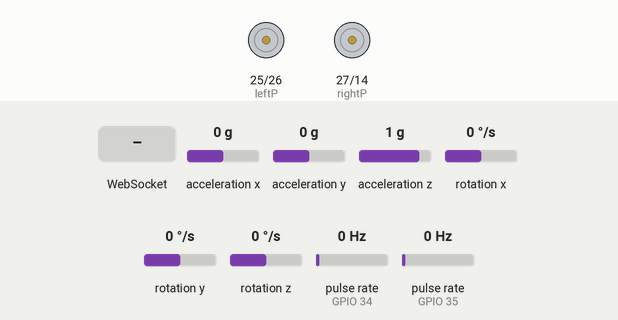
Bench run of a sketch on a simulated ESP32. Shown: motor-driver pin pairs drawn as motors (green arrow = first pin HIGH = forward, orange = second pin HIGH = backward, longer = more drive). Wiring (inferred from the names in the program): 2 × pulse sensor: data GPIO 34 / data GPIO 35. The inputs (shaded band) are chosen by the test bench; at power-on: acceleration x 0 g, acceleration y 0 g, acceleration z 1 g, rotation x 0 °/s, rotation y 0 °/s, rotation z 0 °/s, pulse rate (sensors on GPIO 34, GPIO 35) 0 Hz. What the sketch prints to the serial monitor is not drawn.

Above: at 6.8 s.
6.9 s: WebSocket text "1" received
At 7.8 s:
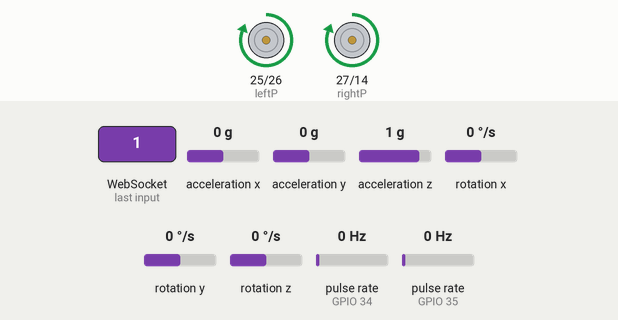
8.4 s: WebSocket text "3" received
At 8.9 s:
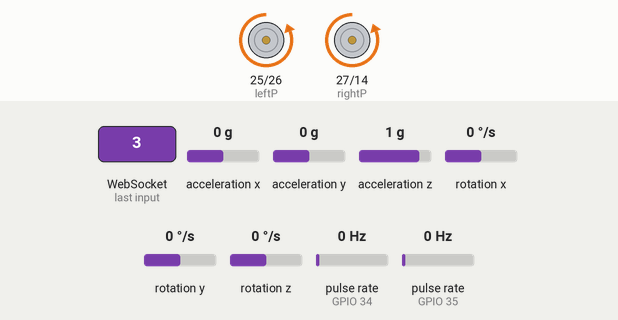
9.9 s: WebSocket text "2" received
At 11.3 s:
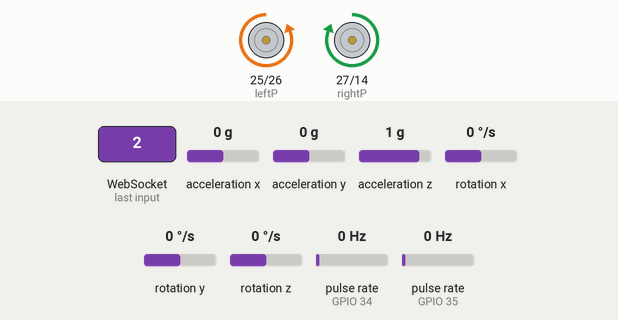
Timing chart, 0 to 12.9 s (numbered marks = the images above; inputs shaded):
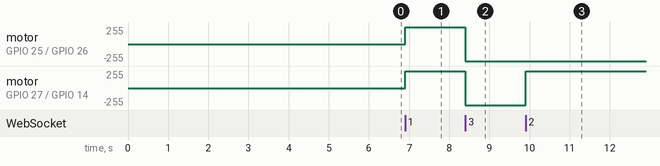

Measured:
- after the input at 6.9 s, motor on GPIO 25 (leftP) / GPIO 26 (leftN), motor on GPIO 27 (rightP) / GPIO 14 (rightN): stopped → forward 255/255 at once
- after the input at 8.4 s, motor on GPIO 25 (leftP) / GPIO 26 (leftN), motor on GPIO 27 (rightP) / GPIO 14 (rightN): forward 255/255 → backward 255/255 at once
- after the input at 9.9 s, motor on GPIO 27 (rightP) / GPIO 14 (rightN): backward 255/255 → forward 255/255 at once

The sketch:

esp32_ros_main_imu.ino
```cpp
#include <WiFi.h>
#include <ESPAsyncWebServer.h>
#include <MPU9250_asukiaaa.h>
#include <MadgwickAHRS.h>


const char* ssid = "Ayken";
const char* password = "Jake1044";

//Motor Pins
const int leftP = 25;
const int leftN = 26;
const int rightP = 27;
const int rightN = 14;

//PWM
const int pwmfreq = 1000;
const int pwmResolution = 8;
const int pwmMax = 255;

//Speed Encoder
const int encoder1 = 34;
const int encoder2 = 35;
volatile int encoder1Ticks = 0;
volatile int encoder2Ticks = 0;

unsigned long lastRPMUpdate = 0;
float rpmMotor1 = 0.0;
float rpmMotor2 = 0.0;
const int ticksPerRevolution = 20;


// WebSocket
AsyncWebServer server(80);
AsyncWebSocket ws("/ws");
AsyncWebSocket ws_rpm("/ws_rpm");
AsyncWebSocket ws_imu("/ws_imu");
AsyncWebSocket ws_constants("/ws_constants");

//isr
void IRAM_ATTR onEncoder1Tick() {
  encoder1Ticks++;
}
void IRAM_ATTR onEncoder2Tick() {
  encoder2Ticks++;
}

//imu
#ifdef ESP32_HAL_I2C_H
#define SDA_PIN 16
#define SCL_PIN 4
#endif
#define DEG_TO_RAD 0.01745329251

MPU9250_asukiaaa imu;
Madgwick filter;

float gyroBiasX = 0, gyroBiasY = 0, gyroBiasZ = 0;
float accelBiasX = 0, accelBiasY = 0, accelBiasZ = 0;

float roll, pitch, yaw;
float initialYaw = 0;
unsigned long lastUpdateMicros = 0;


//kalman
float est_rpm1 = 0.0;
float err_est1 = 1.0;
float q1 = 0.5;
float r1 = 5.0;
float est_rpm2 = 0.0;
float err_est2 = 1.0;
float q2 = 0.5;
float r2 = 5.0;

float kalmanUpdate(float meas, float &est, float &err_est, float q, float r) {
  err_est += q;
  float k = err_est / (err_est + r);
  est = est + k * (meas - est);
  err_est = (1 - k) * err_est;

  return est;
}

//pid
float targetRPM = 2000.0;
float kp = 2.5, ki = 0.05, kd = 0.5;
float error1 = 0.0, error2 = 0.0;
float prevError1 = 0.0, prevError2 = 0.0;
float integral1 = 0.0, integral2 = 0.0;
int pwm1;
int pwm2;


//Heading Control (Yaw PID)
float currentYaw = 0.0;
float targetYaw = 0.0;
bool maintainHeading = false;
float headingKp = 2.0, headingKi = 0.0, headingKd = 0.5;
float headingError = 0.0, prevHeadingError = 0.0, headingIntegral = 0.0;


void calibrateSensor(int samples = 500) {
  Serial.println("Calibrating... Please keep the sensor still.");

  float sumAx = 0, sumAy = 0, sumAz = 0;
  float sumGx = 0, sumGy = 0, sumGz = 0;

  for (int i = 0; i < samples; i++) {
    imu.accelUpdate();
    imu.gyroUpdate();

    sumAx += imu.accelX();
    sumAy += imu.accelY();
    sumAz += imu.accelZ() - 1.0;
    sumGx += imu.gyroX();
    sumGy += imu.gyroY();
    sumGz += imu.gyroZ();

    delay(5); // Small delay for stability
      }
    accelBiasX = sumAx / samples;
    accelBiasY = sumAy / samples;
    accelBiasZ = sumAz / samples;

    gyroBiasX = sumGx / samples;
    gyroBiasY = sumGy / samples;
    gyroBiasZ = sumGz / samples;

    Serial.println("Calibration done.");
  }

void setup() {
  Serial.begin(115200);

  WiFi.softAP(ssid, password);


  IPAddress IP = WiFi.softAPIP();
  Serial.print("Soft AP IP Address: ");
  Serial.println(IP);


  ws.onEvent(onWsEvent);
  ws_constants.onEvent(onConstantsEvent);
  server.addHandler(&ws);
  server.addHandler(&ws_constants);
  server.addHandler(&ws_rpm);
  server.addHandler(&ws_imu);

  server.begin();

  pinMode(encoder1, INPUT_PULLUP);
  pinMode(encoder2, INPUT_PULLUP);
  attachInterrupt(digitalPinToInterrupt(encoder1), onEncoder1Tick, RISING);
  attachInterrupt(digitalPinToInterrupt(encoder2), onEncoder2Tick, RISING);


  pinMode(leftP, OUTPUT);
  pinMode(leftN, OUTPUT);
  pinMode(rightP, OUTPUT);
  pinMode(rightN, OUTPUT);
  ledcAttach(rightP,pwmfreq,pwmResolution);
  ledcAttach(leftP,pwmfreq,pwmResolution);
  ledcAttach(rightN,pwmfreq,pwmResolution);
  ledcAttach(leftN,pwmfreq,pwmResolution);

  stopbot();

  #ifdef ESP32_HAL_I2C_H
  Wire.begin(SDA_PIN, SCL_PIN);
  imu.setWire(&Wire);
  #endif
   imu.beginAccel();
   imu.beginGyro();
   imu.beginMag();
   calibrateSensor();
   filter.begin(50);
   for (int i = 0; i < 100; i++) {
    imu.accelUpdate();
    imu.gyroUpdate();

    float ax = imu.accelX() - accelBiasX;
    float ay = imu.accelY() - accelBiasY;
    float az = imu.accelZ() - accelBiasZ;

    float gx = (imu.gyroX() - gyroBiasX) * DEG_TO_RAD;
    float gy = (imu.gyroY() - gyroBiasY) * DEG_TO_RAD;
    float gz = (imu.gyroZ() - gyroBiasZ) * DEG_TO_RAD;

    filter.updateIMU(gx, gy, gz, ax, ay, az);
    delay(10);
  }
  initialYaw = filter.getYaw();
  lastUpdateMicros = micros();

}

void loop() {
  unsigned long currentTime = millis();
  if (currentTime - lastRPMUpdate >= 1000) {
        noInterrupts();

        float raw_rpm1 = (encoder1Ticks / (float)ticksPerRevolution) * 60.0;
        float raw_rpm2 = (encoder2Ticks / (float)ticksPerRevolution) * 60.0;

        rpmMotor1 = kalmanUpdate(raw_rpm1, est_rpm1, err_est1, q1, r1);
        rpmMotor2 = kalmanUpdate(raw_rpm2, est_rpm2, err_est2, q2, r2);

        encoder1Ticks = 0;
        encoder2Ticks = 0;
        interrupts();

        lastRPMUpdate = currentTime;
        String rpmMessage = "RPM1: " + String(rpmMotor1, 2) + ", RPM2: " + String(rpmMotor2, 2);
        //Serial.println("[Broadcast] " + rpmMessage);
        ws_rpm.textAll(rpmMessage);

    }

        error1 = targetRPM - rpmMotor1;
        error2 = targetRPM - rpmMotor2;

        integral1 += error1;
        integral2 += error2;

        float derivative1 = error1 - prevError1;
        float derivative2 = error2 - prevError2;

        pwm1 = constrain(kp * error1 + ki * integral1 + kd * derivative1, 150, 255);
        pwm2 = constrain(kp * error2 + ki * integral2 + kd * derivative2, 150, 255);

        prevError1 = error1;
        prevError2 = error2;

          if (maintainHeading) {
              float error = targetYaw - currentYaw;
              if (error > 180) error -= 360;
              if (error < -180) error += 360;

              headingError = error;
              if (abs(headingError) > 2.0) {
                headingIntegral += headingError;
                float derivative = headingError - prevHeadingError;
                float correction = headingKp * headingError + headingKi * headingIntegral + headingKd * derivative;
                pwm1 = constrain(pwm1 - correction, 150, 255);
                pwm2 = constrain(pwm2 + correction, 150, 255);
                prevHeadingError = headingError;
              }
            }


        unsigned long now = micros();
        float deltaT = (now - lastUpdateMicros) / 1e6;  // seconds
        if (deltaT < 0.005) return; // ~200Hz max
        lastUpdateMicros = now;

        float freq = 1.0 / deltaT;
        filter.begin(freq); // update filter with new sampling rate

        imu.accelUpdate();
        imu.gyroUpdate();

        float ax = imu.accelX() - accelBiasX;
        float ay = imu.accelY() - accelBiasY;
        float az = imu.accelZ() - accelBiasZ;

        float gx = (imu.gyroX() - gyroBiasX) * DEG_TO_RAD;
        float gy = (imu.gyroY() - gyroBiasY) * DEG_TO_RAD;
        float gz = (imu.gyroZ() - gyroBiasZ) * DEG_TO_RAD;

        filter.updateIMU(gx, gy, gz, ax, ay, az);

        roll = filter.getRoll() * RAD_TO_DEG;
        pitch = filter.getPitch() * RAD_TO_DEG;
        yaw = (filter.getYaw() - initialYaw) * RAD_TO_DEG;

        if (yaw > 180) yaw -= 360;
        if (yaw < -180) yaw += 360;

        Serial.print(" | Yaw (rel): "); Serial.println(yaw, 2);
        String imuOrientationString = "Roll: " + String(roll, 2) +
                              " | Pitch: " + String(pitch, 2) +
                              " | Yaw: " + String(yaw, 2);

        ws_imu.textAll(imuOrientationString);

}

void onWsEvent(AsyncWebSocket *server, AsyncWebSocketClient *client, AwsEventType type, void *arg, uint8_t *data, size_t len) {
  if (type == WS_EVT_CONNECT) {
    Serial.println("Client connected");
  } else if (type == WS_EVT_DISCONNECT) {
    Serial.println("Client disconnected");
  } else if (type == WS_EVT_DATA) {
    int message = atoi((char*)data);
    Serial.print("Received: ");
    Serial.println(message);
    movement(message);
  }
}

void onConstantsEvent(AsyncWebSocket *server, AsyncWebSocketClient *client,
                      AwsEventType type, void *arg, uint8_t *data, size_t len) {
  if (type == WS_EVT_CONNECT) {
    Serial.println("Constants client connected");
  } else if (type == WS_EVT_DISCONNECT) {
    Serial.println("Constants client disconnected");
  } else if (type == WS_EVT_DATA) {
    String payload = String((char*)data).substring(0, len);
    Serial.print("Received constants: ");
    Serial.println(payload);

    float values[6];
    int idx = 0;

    for (int i = 0; i < 6; i++) {
      int commaIndex = payload.indexOf(',', idx);
      if (commaIndex == -1 && i < 5) {
        Serial.println("Error parsing constants");
        return;
      }

      String part = (i < 5) ? payload.substring(idx, commaIndex) : payload.substring(idx);
      values[i] = part.toFloat();
      idx = commaIndex + 1;
    }

    kp = values[0];
    ki = values[1];
    kd = values[2];
    q1 = q2 = values[3];
    r1 = r2 = values[4];
    targetRPM = values[5];

    Serial.println("Constants updated:");
    Serial.println("Kp: " + String(kp));
    Serial.println("Ki: " + String(ki));
    Serial.println("Kd: " + String(kd));
    Serial.println("Q: " + String(q1));
    Serial.println("R: " + String(r1));
    Serial.println("targetRPM: " + String(targetRPM));
  }
}


void movement(int cmdValue) {

  switch (cmdValue) {
    case 1:
      Serial.println("Executing Forward");
      Forward();
      break;
    case 3:
      Serial.println("Executing Backward");
      Backward();
      break;
    case 2:
      Serial.println("Executing Left Turn");
      Left();
      break;
    case 4:
      Serial.println("Executing Right Turn");
      Right();
      break;
    case 5:
      Serial.println("Stopping");
      stopbot();
      break;
    default:
      Serial.println("Unknown Command ++ stopping");
      stopbot();
      break;
  }
}

void Forward() {
  targetYaw = currentYaw; maintainHeading = true;
  ledcWrite(leftP, pwm1);
  ledcWrite(leftN, 0);
  ledcWrite(rightP, pwm2);
  ledcWrite(rightN, 0);
}

void Backward() {
  targetYaw = currentYaw; maintainHeading = true;
  ledcWrite(leftN, pwm1);
  ledcWrite(leftP, 0);
  ledcWrite(rightN, pwm2);
  ledcWrite(rightP, 0);
}

void Left() {
  maintainHeading = false;
  ledcWrite(leftP, 0);
  ledcWrite(leftN, pwm1);
  ledcWrite(rightP, pwm2);
  ledcWrite(rightN, 0);
}

void Right() {
  maintainHeading = false;
  ledcWrite(leftP, 0);
  ledcWrite(leftN, pwm1);
  ledcWrite(rightP, 0);
  ledcWrite(rightN, pwm2);
}

void stopbot() {
  maintainHeading = false;
  ledcWrite(leftP, 0);
  ledcWrite(leftN, 0);
  ledcWrite(rightP, 0);
  ledcWrite(rightN, 0);

}
```
